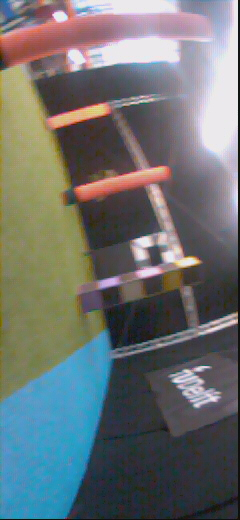
#> input picture prototyping/collected_datasets/Test3_7maart_tapijt/1143982581.jpg, 240 x 520 px, given in place of 1226448613.jpg, which was not available
$ python edge_carpets.py
#> lines starting #> are read from the running program, lines starting #| are printed output that depends on the picture; after the words box and inside, x2 and y2 are one past the last pixel; in counts of white or black regions, pixels touching at a corner belong together; pictures that were not available may be replaced by others from this repository, and a replacement may not be noted
"""
    edge_carpets_fast_draw.py
    Processes all images in a folder using OpenCV's Sobel operator (ksize=3),
    computes the edge ratio for the middle and lower areas, draws the edges
    on a blank output image, and annotates the output to indicate carpet vs obstacle.
"""

import cv2 as cv
import os
import numpy as np

def process_image(image_path, output_path):
    # Edge ratio threshold
    ratio_threshold = 2.

    # Load image in grayscale
    img = cv.imread(image_path, cv.IMREAD_GRAYSCALE)
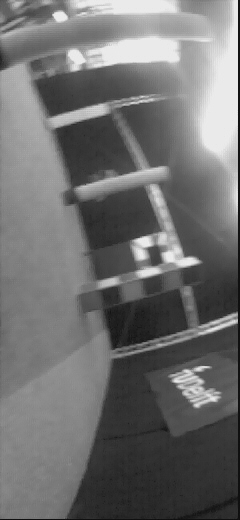
#> img: shape (520, 240); min 9, max 238, mean 111.9
    if img is None:
        print(f"Skipping {image_path}, could not load.")
        return

    # Rotate image 90° counterclockwise
    img_rotated = cv.rotate(img, cv.ROTATE_90_COUNTERCLOCKWISE)
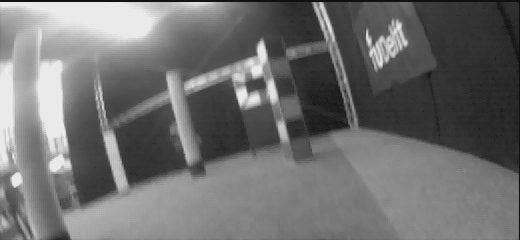
#> img_rotated: shape (240, 520); min 9, max 238, mean 111.9
    height, width = img_rotated.shape
#> height = 240; width = 520

    # Compute gradients using OpenCV's Sobel (kernel size=3 gives the same kernels as your C code)
    grad_x = cv.Sobel(img_rotated, cv.CV_64F, 1, 0, ksize=3)
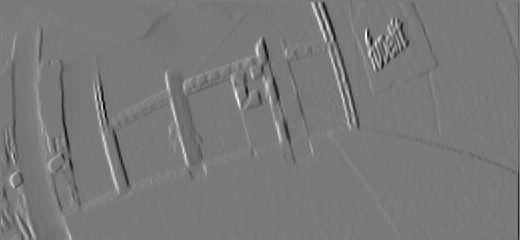
#> grad_x: shape (240, 520) float64; min -534, max 582, mean -2.2; drawn with min black and max white
    grad_y = cv.Sobel(img_rotated, cv.CV_64F, 0, 1, ksize=3)
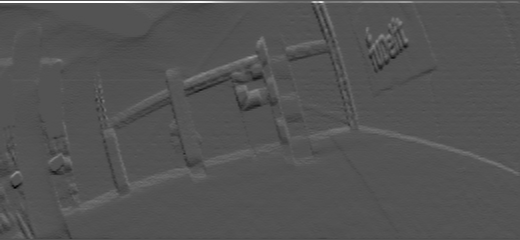
#> grad_y: shape (240, 520) float64; min -421, max 869, mean 3.5; drawn with min black and max white
    grad_mag = np.sqrt(grad_x**2 + grad_y**2)
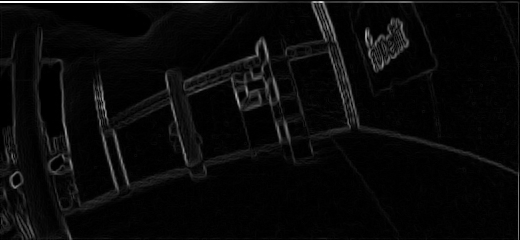
#> grad_mag: shape (240, 520) float64; min 0, max 869, mean 33.5; drawn with min black and max white

    # Threshold to create an edge mask
    edge_threshold = 100
    edge_mask = grad_mag > edge_threshold
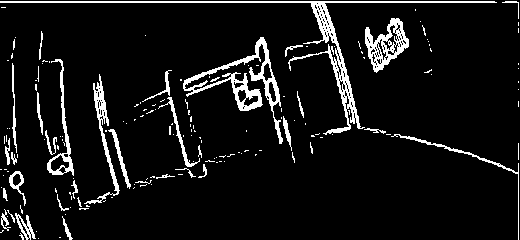
#> edge_mask: shape (240, 520) bool; 7.9% white; 167 white regions (133 under 20 px), largest, box (x1, y1, x2, y2) and area: (0, 1, 497, 135) 2481, (183, 37, 283, 144) 1800, (365, 18, 409, 73) 1006

    # Count edge pixels in middle and lower thirds (skip top third)
    middle_slice = slice(height // 3, 2 * height // 3)
    # middle_slice = slice(0, height // 3)
    lower_slice = slice(2 * height // 3, height)
    edge_count_middle = np.count_nonzero(edge_mask[middle_slice, :])
#> edge_count_middle = 4045
    edge_count_lower = np.count_nonzero(edge_mask[lower_slice, :])
#> edge_count_lower = 1726
    ratio_param = 0.001  # Prevent division by zero.
    edge_ratio = edge_count_lower / (edge_count_middle + ratio_param)
#> edge_ratio = 0.427
    print(f"{os.path.basename(image_path)} - Edge Ratio: {edge_ratio:.2f}, Middle: {edge_count_middle}, Lower: {edge_count_lower}")
#| 1226448613.jpg - Edge Ratio: 0.43, Middle: 4045, Lower: 1726

    # Create an output image that will show the edges.
    # Start with a black image and draw edges in red.
    annotated_img = np.zeros((height, width, 3), dtype=np.uint8)
    # Set the edge pixels to red (BGR: 0, 0, 255)
    annotated_img[edge_mask] = (0, 0, 180)

    # Annotate the image based on the computed edge ratio.
    if edge_ratio >= ratio_threshold:
        label = "CARPET"
        color = (0, 255, 0)  # green
        cv.putText(annotated_img, f"{label} ({edge_ratio:.2f})", (50, 50),
                   cv.FONT_HERSHEY_SIMPLEX, 1.5, color, 3, cv.LINE_AA)
        # Draw a bold rectangle border around the image
        cv.rectangle(annotated_img, (10, 10), (width - 10, height - 10), color, 5)
    else:
        label = "OBSTACLE"
        color = (0, 0, 255)  # Green
        cv.putText(annotated_img, f"{label} ({edge_ratio:.2f})", (50, 50),
                   cv.FONT_HERSHEY_SIMPLEX, 1.5, color, 3, cv.LINE_AA)

    # Draw the separation lines
    color = (255, 0, 0)
    thickness = 2
    cv.line(annotated_img, (0, height // 3), (width, height // 3), color, thickness)
    cv.line(annotated_img, (0, 2 * height // 3), (width, 2 * height // 3), color, thickness)
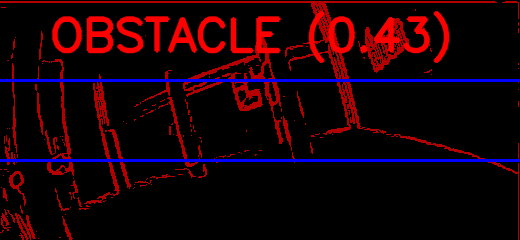
#> annotated_img: shape (240, 520, 3); mean of channels 0, 1, 2 6.4, 0, 24; drawn as B, G, R


    # Write the image
    cv.imwrite(output_path, annotated_img)
    print(f"Saved: {output_path}")

def oldmain():
    # Get the directory where this script is located.
    script_dir = os.path.dirname(os.path.abspath(__file__))
    image_folder = "/home/sblackmore/Documents/paparazzi/prototyping/collected_datasets/Test3_7maart_tapijt"
    output_folder = os.path.join(script_dir, "edge_images")
    if not os.path.exists(output_folder):
        os.makedirs(output_folder)

    # Process each JPG image in the folder.
    image_files = [f for f in os.listdir(image_folder) if f.lower().endswith(".jpg")]
    for image_file in image_files:
        image_path = os.path.join(image_folder, image_file)
        output_path = os.path.join(output_folder, f"edges_{image_file}")
        process_image(image_path, output_path)

def main():
    # Get the image
    # You need to specify the image manually!
    img_path = '/home/sblackmore/Documents/paparazzi/prototyping/collected_datasets/Test3_7maart_tapijt/1226448613.jpg'
    output_path = '/home/sblackmore/Documents/paparazzi/test_folder/test_images/single_images/1226448613.jpg'

    process_image(img_path, output_path)

if __name__ == "__main__":
    main()

$ run again, on prototyping/collected_datasets/Test3_7maart_tapijt/1209615396.jpg
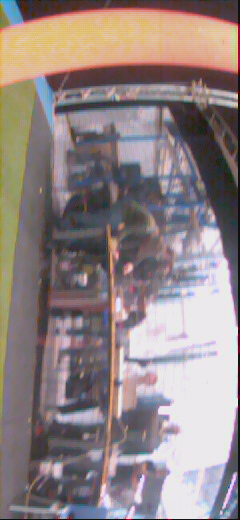
#> input picture prototyping/collected_datasets/Test3_7maart_tapijt/1209615396.jpg, 240 x 520 px, given in place of 1226448613.jpg, which was not available
#> in process_image, `edge_mask = grad_mag > edge_threshold`:
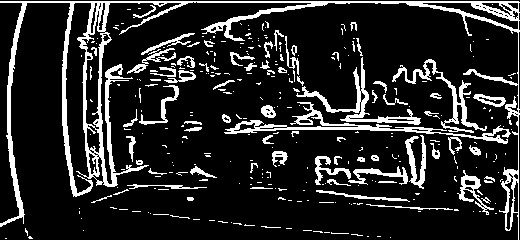
#> edge_mask: shape (240, 520) bool; 15.4% white; 313 white regions (238 under 20 px), largest, box (x1, y1, x2, y2) and area: (0, 1, 520, 240) 8292, (224, 102, 511, 144) 1615, (296, 57, 421, 125) 1088
#> edge_count_middle = 7652
#> edge_count_lower = 4466
#> edge_ratio = 0.584
#| 1226448613.jpg - Edge Ratio: 0.58, Middle: 7652, Lower: 4466
#> in process_image, `cv.line(annotated_img, (0, 2 * height // 3), (width, 2 * height // 3),..`:
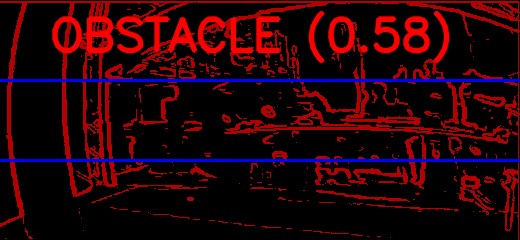
#> annotated_img: shape (240, 520, 3); mean of channels 0, 1, 2 6.4, 0, 37.3; drawn as B, G, R

$ run again, on prototyping/collected_datasets/Test3_7maart_tapijt/1244548455.jpg
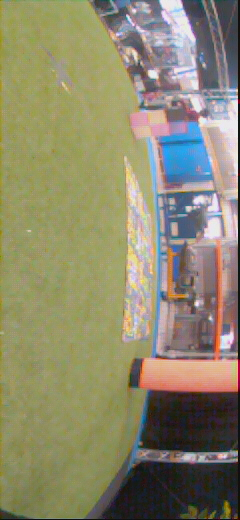
#> input picture prototyping/collected_datasets/Test3_7maart_tapijt/1244548455.jpg, 240 x 520 px, given in place of 1226448613.jpg, which was not available
#> in process_image, `edge_mask = grad_mag > edge_threshold`:
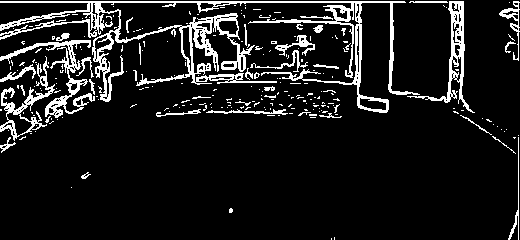
#> edge_mask: shape (240, 520) bool; 10.8% white in thin lines or dots
#> edge_count_middle = 3841
#> edge_count_lower = 206
#> edge_ratio = 0.0536
#| 1226448613.jpg - Edge Ratio: 0.05, Middle: 3841, Lower: 206
#> in process_image, `cv.line(annotated_img, (0, 2 * height // 3), (width, 2 * height // 3),..`:
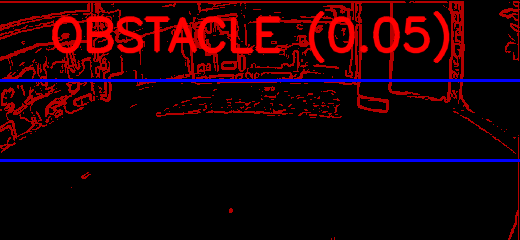
#> annotated_img: shape (240, 520, 3); mean of channels 0, 1, 2 6.4, 0, 28.2; drawn as B, G, R

$ run again, on prototyping/collected_datasets/Test3_7maart_tapijt/1254081713.jpg
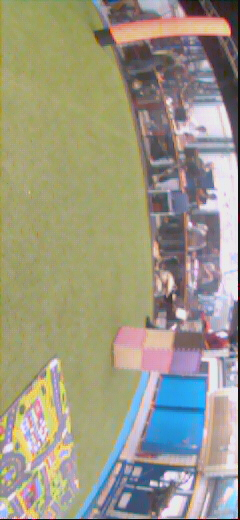
#> input picture prototyping/collected_datasets/Test3_7maart_tapijt/1254081713.jpg, 240 x 520 px, given in place of 1226448613.jpg, which was not available
#> edge_mask: shape (240, 520) bool; 15% white in thin lines or dots
#> edge_count_middle = 4555
#> edge_count_lower = 3097
#> edge_ratio = 0.68
#| 1226448613.jpg - Edge Ratio: 0.68, Middle: 4555, Lower: 3097
#> in process_image, `cv.line(annotated_img, (0, 2 * height // 3), (width, 2 * height // 3),..`:
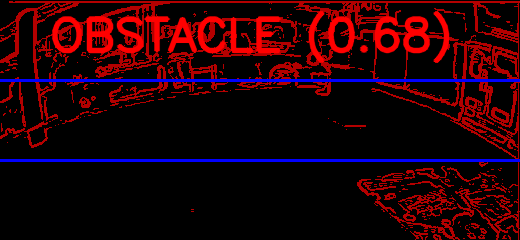
#> annotated_img: shape (240, 520, 3); mean of channels 0, 1, 2 6.4, 0, 35.6; drawn as B, G, R
